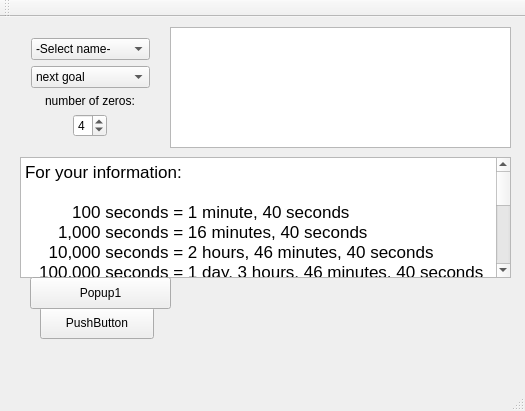
<?xml version="1.0" encoding="UTF-8"?>
<ui version="4.0">
 <class>MainWindow</class>
 <widget class="QMainWindow" name="MainWindow">
  <property name="geometry">
   <rect>
    <x>0</x>
    <y>0</y>
    <width>525</width>
    <height>411</height>
   </rect>
  </property>
  <property name="windowTitle">
   <string>MainWindow</string>
  </property>
  <widget class="QWidget" name="centralWidget">
   <widget class="QTextEdit" name="textEdit">
    <property name="geometry">
     <rect>
      <x>20</x>
      <y>140</y>
      <width>491</width>
      <height>121</height>
     </rect>
    </property>
    <property name="html">
     <string>&lt;!DOCTYPE HTML PUBLIC &quot;-//W3C//DTD HTML 4.0//EN&quot; &quot;http://www.w3.org/TR/REC-html40/strict.dtd&quot;&gt;
&lt;html&gt;&lt;head&gt;&lt;meta name=&quot;qrichtext&quot; content=&quot;1&quot; /&gt;&lt;style type=&quot;text/css&quot;&gt;
p, li { white-space: pre-wrap; }
&lt;/style&gt;&lt;/head&gt;&lt;body style=&quot; font-family:'Lucida Grande'; font-size:13pt; font-weight:400; font-style:normal;&quot;&gt;
&lt;p style=&quot; margin-top:0px; margin-bottom:0px; margin-left:0px; margin-right:0px; -qt-block-indent:0; text-indent:0px;&quot;&gt;For your information:&lt;/p&gt;
&lt;p style=&quot;-qt-paragraph-type:empty; margin-top:0px; margin-bottom:0px; margin-left:0px; margin-right:0px; -qt-block-indent:0; text-indent:0px;&quot;&gt;&lt;br /&gt;&lt;/p&gt;
&lt;p style=&quot; margin-top:0px; margin-bottom:0px; margin-left:0px; margin-right:0px; -qt-block-indent:0; text-indent:0px;&quot;&gt;          100 seconds = 1 minute, 40 seconds&lt;/p&gt;
&lt;p style=&quot; margin-top:0px; margin-bottom:0px; margin-left:0px; margin-right:0px; -qt-block-indent:0; text-indent:0px;&quot;&gt;       1,000 seconds = 16 minutes, 40 seconds&lt;/p&gt;
&lt;p style=&quot; margin-top:0px; margin-bottom:0px; margin-left:0px; margin-right:0px; -qt-block-indent:0; text-indent:0px;&quot;&gt;     10,000 seconds = 2 hours, 46 minutes, 40 seconds&lt;/p&gt;
&lt;p style=&quot; margin-top:0px; margin-bottom:0px; margin-left:0px; margin-right:0px; -qt-block-indent:0; text-indent:0px;&quot;&gt;   100,000 seconds = 1 day, 3 hours, 46 minutes, 40 seconds&lt;/p&gt;
&lt;p style=&quot; margin-top:0px; margin-bottom:0px; margin-left:0px; margin-right:0px; -qt-block-indent:0; text-indent:0px;&quot;&gt;1,000,000 seconds = 1 week, 4 days, 13 hours, 46 minutes, 40 seconds&lt;/p&gt;
&lt;p style=&quot;-qt-paragraph-type:empty; margin-top:0px; margin-bottom:0px; margin-left:0px; margin-right:0px; -qt-block-indent:0; text-indent:0px;&quot;&gt;&lt;br /&gt;&lt;/p&gt;
&lt;p style=&quot; margin-top:0px; margin-bottom:0px; margin-left:0px; margin-right:0px; -qt-block-indent:0; text-indent:0px;&quot;&gt;            90 seconds = 1 1/2 minutes&lt;/p&gt;
&lt;p style=&quot; margin-top:0px; margin-bottom:0px; margin-left:0px; margin-right:0px; -qt-block-indent:0; text-indent:0px;&quot;&gt;          900 seconds = 15 minutes&lt;/p&gt;
&lt;p style=&quot; margin-top:0px; margin-bottom:0px; margin-left:0px; margin-right:0px; -qt-block-indent:0; text-indent:0px;&quot;&gt;       9,000 seconds = 2 1/2 hours&lt;/p&gt;
&lt;p style=&quot; margin-top:0px; margin-bottom:0px; margin-left:0px; margin-right:0px; -qt-block-indent:0; text-indent:0px;&quot;&gt;     90,000 seconds = 1 day, 1 hour&lt;/p&gt;
&lt;p style=&quot; margin-top:0px; margin-bottom:0px; margin-left:0px; margin-right:0px; -qt-block-indent:0; text-indent:0px;&quot;&gt;   900,000 seconds = 10 days, 10 hours&lt;/p&gt;
&lt;p style=&quot; margin-top:0px; margin-bottom:0px; margin-left:0px; margin-right:0px; -qt-block-indent:0; text-indent:0px;&quot;&gt;9,000,000 seconds = 14 weeks, 6 days, 4 hours (or 104 days, 4 hours)&lt;/p&gt;&lt;/body&gt;&lt;/html&gt;</string>
    </property>
   </widget>
   <widget class="QTextEdit" name="textbox">
    <property name="geometry">
     <rect>
      <x>170</x>
      <y>10</y>
      <width>341</width>
      <height>121</height>
     </rect>
    </property>
   </widget>
   <widget class="QPushButton" name="pushButton_2">
    <property name="geometry">
     <rect>
      <x>40</x>
      <y>290</y>
      <width>114</width>
      <height>32</height>
     </rect>
    </property>
    <property name="text">
     <string>PushButton</string>
    </property>
   </widget>
   <widget class="QWidget" name="layoutWidget">
    <property name="geometry">
     <rect>
      <x>20</x>
      <y>10</y>
      <width>141</width>
      <height>121</height>
     </rect>
    </property>
    <layout class="QVBoxLayout" name="verticalLayout">
     <item>
      <widget class="QComboBox" name="Name_select">
       <item>
        <property name="text">
         <string>-Select name-</string>
        </property>
       </item>
       <item>
        <property name="text">
         <string>Willy</string>
        </property>
       </item>
       <item>
        <property name="text">
         <string>Andy</string>
        </property>
       </item>
       <item>
        <property name="text">
         <string>Peter</string>
        </property>
       </item>
      </widget>
     </item>
     <item>
      <widget class="QComboBox" name="comboBox">
       <item>
        <property name="text">
         <string>next goal</string>
        </property>
       </item>
       <item>
        <property name="text">
         <string>last goal</string>
        </property>
       </item>
      </widget>
     </item>
     <item alignment="Qt::AlignHCenter">
      <widget class="QLabel" name="label">
       <property name="text">
        <string>number of zeros:</string>
       </property>
      </widget>
     </item>
     <item alignment="Qt::AlignHCenter">
      <widget class="QSpinBox" name="spinBox">
       <property name="minimum">
        <number>0</number>
       </property>
       <property name="maximum">
        <number>9</number>
       </property>
       <property name="singleStep">
        <number>1</number>
       </property>
       <property name="value">
        <number>4</number>
       </property>
      </widget>
     </item>
    </layout>
   </widget>
   <widget class="QPushButton" name="pushButton">
    <property name="geometry">
     <rect>
      <x>30</x>
      <y>260</y>
      <width>141</width>
      <height>32</height>
     </rect>
    </property>
    <property name="text">
     <string>Popup1</string>
    </property>
   </widget>
  </widget>
  <widget class="QMenuBar" name="menuBar">
   <property name="geometry">
    <rect>
     <x>0</x>
     <y>0</y>
     <width>525</width>
     <height>22</height>
    </rect>
   </property>
  </widget>
  <widget class="QToolBar" name="mainToolBar">
   <attribute name="toolBarArea">
    <enum>TopToolBarArea</enum>
   </attribute>
   <attribute name="toolBarBreak">
    <bool>false</bool>
   </attribute>
  </widget>
  <widget class="QStatusBar" name="statusBar"/>
 </widget>
 <layoutdefault spacing="6" margin="11"/>
 <resources/>
 <connections/>
</ui>
